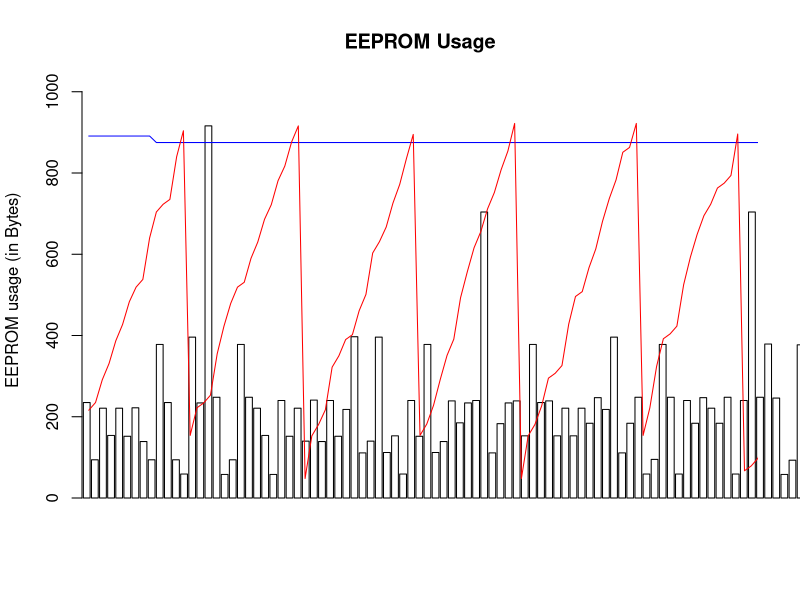

Write R code to recreate this figure.
downtime <-c(235,94,221,154,221,152,222,139,94,378,235,94,59,396,234,916,248,58,94,378,248,221,154,58,240,152,221,140,241,139,240,152,218,397,111,140,396,112,153,59,240,152,378,112,139,239,185,234,240,704,111,183,234,239,153,378,235,239,153,221,153,221,184,247,218,396,111,184,248,59,95,378,248,59,240,184,247,221,184,248,59,240,704,248,379,246,58,93,377,246,221,184,112,154,59,93,377,472,59,93,222,153,378,248,378,235,396,235,396,112,184,473,221,154,378,235,239,139,240,152,222,153,378,248,221,139,915,111,153,378,248,221,185,233,398,111,140,396,248,898,248,59,240,139,95,378,234,94,59,94,222,184,112,139,397,233,599,183,111,140,397,233,396,234,397,247,377,235,599,154,58,240,184,235,239,152,221,140,94,377,110,185,248,378,471,223,184,247,378,248,221,139,397,233,240,185,111,183,248,581,139,93,378,248,221,139,397,248,221,140,397,112,152,898,112,139,94,378,235,241,153,222,153,222,153,379,248,221,299,94,377,248,221,153,58,93,221,153,379,234,398,110,184,112,184,471,378,234,95,378,248,221,153,59,94,378,248,58,94,377,248,898,247,59,95,379,110,139,240,153,59,397,234,397,110,153,581,183,111,139,397,234,240,183,248,378,247,59,396,235,317,379,248,59,94,221,154,58,396,112,139,396,248,222,152,59,95,221,298,396,247,221,139,94,220,139,95,221,184,248,378,234,240,139,601,184,112,153,60,240,140,240,185,247,58,240,185,247,377,234,240,703,234,93,379,111,185,248,379,234,396,248,221,153,581,153,377,247,60,240,153,378,110,153,59,94,379,248,222,184,395,240,153,221,139,397,111,154,379,111,140,240,139,239,154,221,185,110,377,378,233,240,154,58,239,140,93,58,94,223,153,378,112,139,398,111,140,317,59,240,139,397,248,378,234,94,378,248,221,153,379,471,378,248,378,248,378,111,184,111,139,241,140,397,111,184,471,139,398,111,185,234,397,110,154,58,240,153,59,397,234,916,248,59,396,233,239,185,111,153,221,153,59,94,379,234,916,247,377,233,94,221,140,239,184,247,378,235,915,247,222,152,59,240,184,247,378,235,240,139,240,184,393,93,378,111,139,397,234,94)
eeprom <-c(216,235,291,331,387,427,483,519,538,640,704,723,735,840,904,154,222,234,253,355,423,479,519,531,590,630,686,722,781,817,876,916,48,153,181,217,322,350,390,402,461,501,603,631,667,726,772,836,895,154,182,228,292,351,391,493,557,616,656,712,752,808,854,922,48,153,181,227,295,307,326,428,496,508,567,613,681,737,783,851,863,922,154,222,324,392,404,423,525,593,649,695,723,763,775,794,896,67,79,98,154,194,296,364,466,530,635,699,804,832,878,67,123,163,265,329,388,424,483,523,579,619,721,789,845,881,154,182,222,324,392,448,494,558,663,691,727,832,900,154,222,234,293,329,348,450,514,533,545,564,620,666,694,730,835,899,107,153,181,217,322,386,491,555,660,728,830,894,107,147,159,218,264,328,387,427,483,519,538,640,668,714,782,884,67,123,169,237,339,407,463,499,604,668,727,773,801,847,915,107,143,162,264,332,388,424,529,597,653,689,794,822,862,154,182,218,237,339,403,462,502,558,598,654,694,796,864,920,48,67,169,237,293,333,345,364,420,460,562,626,731,759,805,833,879,67,169,233,252,354,422,478,518,530,549,651,719,731,750,852,920,154,222,234,253,355,383,419,478,518,530,635,699,804,832,872,107,153,181,217,322,386,445,491,559,661,729,741,846,910,67,169,237,249,268,324,364,376,481,509,545,650,718,774,814,826,845,901,48,153,221,277,313,332,388,424,443,499,545,613,715,779,838,874,107,153,181,221,233,292,328,387,433,501,513,572,618,686,788,852,911,154,218,237,339,367,413,481,583,647,752,820,876,916,107,147,249,317,329,388,428,530,558,598,610,629,731,799,855,901,48,107,147,203,239,344,372,412,514,542,578,637,673,732,772,828,874,902,67,169,233,292,332,344,403,439,458,470,489,545,585,687,715,751,856,884,920,67,79,138,174,279,347,449,513,532,634,702,758,798,900,67,169,237,339,407,509,537,583,611,647,706,742,847,875,921,107,143,248,276,322,386,491,519,559,571,630,670,682,787,851,154,222,234,339,403,462,508,536,576,632,672,684,703,805,869,154,222,324,388,407,463,499,558,604,672,774,838,154,222,278,318,330,389,435,503,605,669,728,764,823,869,48,67,169,197,233,338,402,421)
sdram <-c(891,891,891,891,891,891,891,891,891,891,875,875,875,875,875,875,875,875,875,875,875,875,875,875,875,875,875,875,875,875,875,875,875,875,875,875,875,875,875,875,875,875,875,875,875,875,875,875,875,875,875,875,875,875,875,875,875,875,875,875,875,875,875,875,875,875,875,875,875,875,875,875,875,875,875,875,875,875,875,875,875,875,875,875,875,875,875,875,875,875,875,875,875,875,875,875,875,875,875,875,875,875,875,875,875,875,875,875,875,875,875,875,875,875,875,875,875,875,875,875,875,875,875,875,875,875,875,875,875,875,875,875,875,875,875,875,875,875,875,875,875,875,875,875,875,875,875,875,875,875,875,875,875,875,875,875,875,875,875,875,875,875,875,875,875,875,875,875,875,875,875,875,875,875,875,875,875,875,875,875,875,875,875,875,875,875,875,875,875,875,875,875,875,875,875,875,875,875,875,875,875,875,875,875,875,875,875,875,875,875,875,875,875,875,875,875,875,875,875,875,875,875,875,875,875,875,875,875,875,875,875,875,875,875,875,875,875,875,875,875,875,875,875,875,875,875,875,875,875,875,875,875,875,875,875,875,875,875,875,875,875,875,875,875,875,875,875,875,875,875,875,875,875,875,875,875,875,875,875,875,875,875,875,875,875,875,875,875,875,875,875,875,875,875,875,875,875,875,875,875,875,875,875,875,875,875,875,875,875,875,875,875,875,875,875,875,875,875,875,875,875,875,875,875,875,875,875,875,875,875,875,875,875,875,875,875,875,875,875,875,875,875,875,875,875,875,875,875,875,875,875,875,875,875,875,875,875,875,875,875,875,875,875,875,875,875,875,875,875,875,875,875,875,875,875,875,875,875,875,875,875,875,875,875,875,875,875,875,875,875,875,875,875,875,875,875,875,875,875,875,875,875,875,875,875,875,875,875,875,875,875,875,875,875,875,875,875,875,875,875,875,875,875,875,875,875,875,875,875,875,875,875,875,875,875,875,875,875,875,875,875,875,875,875,875,875,875,875,875,875,875,875,875,875,875,875,875,875,875,875,875,875,875,875,875,875,875,875,875,875,875,875,875,875,875,875,875,875,875,875,875,875,875,875,875,875,875,875,875,875,875,875,875,875,875,875,875,875,875,875)
previous <- -1
index <- 0
maxValue <- c()
for (x in eeprom){
  if(previous > x){
   maxValue <- c(maxValue,downtime[index+1])
  }
  previous <- x
  index <- index +1
}
mean(maxValue)
    
#plot(downtime,main="328p raw results",ylab="SDRAM size left (in byte)",xlab="Reconfiguration cycle",ylim=c(0,1024),xlim=c(0,200),xaxs="i",yaxs="i")
barplot(downtime, beside=TRUE, col=0, main="EEPROM Usage", ylab= "EEPROM usage (in Bytes)",ylim=c(0,1024),xlim=c(0,100),xaxs="i",yaxs="i")
lines(sdram, col="blue")

lines(eeprom, col="red")

